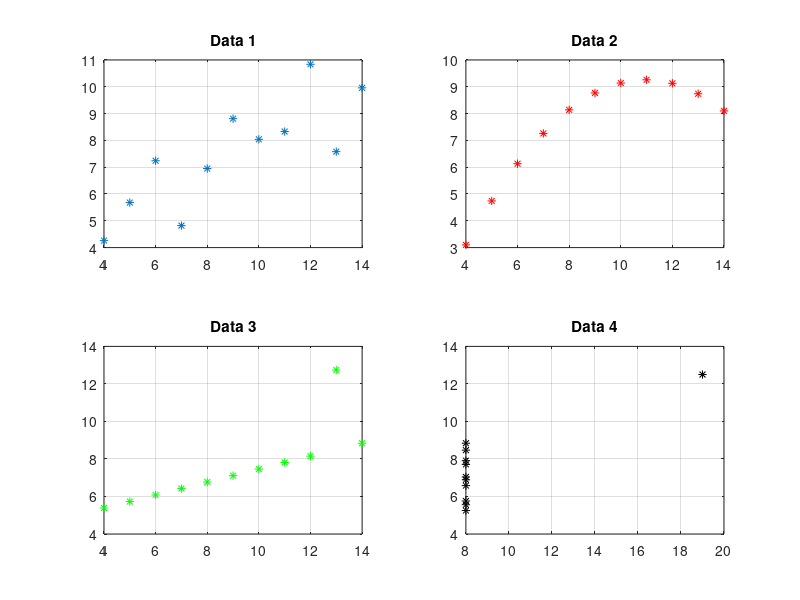
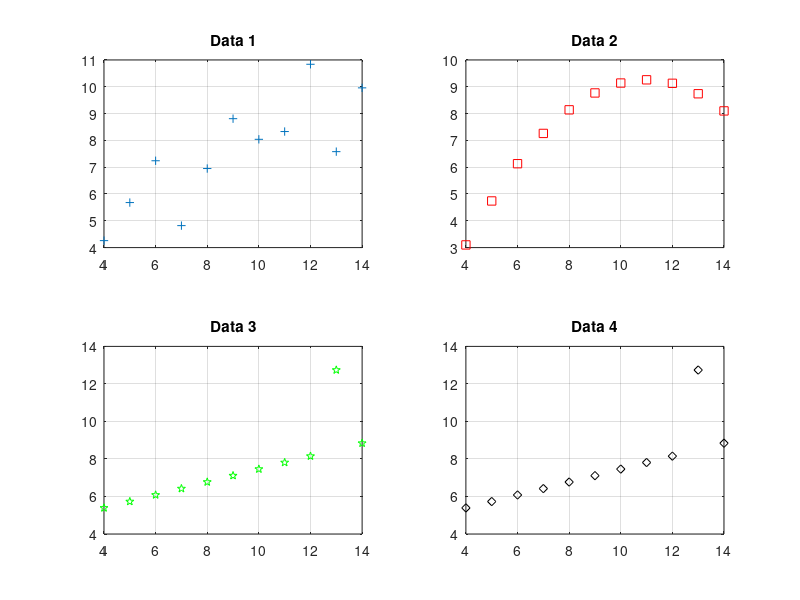

Write the MATLAB code that produced these figures, in order.
%Tunnuslukujen laskeminen


%Aloitetaan puhtaalta pöydältä ja tehdään alustukset

clear %poistetaan muuttujat muistista
close all %suljetaan avoinna olevat piirtoikkunat

%Ladataan tiedosto data_whole.mat. Tallentuu muuttujaan "data_whole"
load data_whole.mat;

%Tutkitaan taulukon sisältöä
disp (data_whole)

%Lasketaan tunnusluvut (summa, keskiarvo, std, ja var) sek� sijoitetaan ne taulukkoon
%Taulukon ylimmälle riville summa, seuraavalle, KA, sitten STD ja viimeiseksi VAR
%Koska tunnusluvut lasketaan sarakkeittain (8 kpl), tarvitaan tunnusluvuille 4x8 kokoinen taulukko


%Alustetaan taulukko nollilla tunnusluvuille
Tunnusluvut=zeros(4,8);

Tunnusluvut(1,:)=sum(data_whole); %Laskee summat sarakkeittain ja sijoittaa taulukon 1.riville
Tunnusluvut(2,:)=mean(data_whole); %Laskee KA:t sarakkeittain ja sijoittaa taulukon 2.riville
Tunnusluvut(3,:)=std(data_whole); %Laskee STD:t sarakkeittain ja sijoittaa taulukon 3.riville
Tunnusluvut(4,:)=var(data_whole); %Laskee VAR sarakkeittain ja sijoittaa taulukon 4.riville

%Tutustutaan taulukon sisältöön
disp(Tunnusluvut)


%Esitetään datasetit (X1, Y1),(X2, Y2), (X3, Y3), (X4,Y4)
%Alla visualisointi on suoritettu kokonaiselle datasetille
figure;
subplot(2,2,1)
plot(data_whole(:,1),data_whole(:,5),'*')
title('Data 1')
grid on

subplot(2,2,2)
plot(data_whole(:,2),data_whole(:,6),'*r')
title('Data 2')
grid on

subplot(2,2,3)
plot(data_whole(:,3),data_whole(:,7),'*g')
title('Data 3')
grid on

subplot(2,2,4)
plot(data_whole(:,4),data_whole(:,8),'*k')
title('Data 4')
grid on


waitforbuttonpress

%Suoritetaan käsittely myös pilkotuille dataseteille
%Tehdään siis uudestaan sama operaatio kuin yllä

%Ladataan yksittäiset datasetit
load data_1.mat
load data_2.mat
load data_3.mat
load data_4.mat

%Visualisoidaan datasetit käyttäen erilaisia värejä ja markkereita
%https://octave.sourceforge.io/octave/function/plot.html
figure;
subplot(2,2,1)
plot(data_1(:,1),data_1(:,2),'+')
title('Data 1')
grid on

subplot(2,2,2)
plot(data_2(:,1),data_2(:,2),'sr')
title('Data 2')
grid on

subplot(2,2,3)
plot(data_3(:,1),data_3(:,2),'pg')
title('Data 3')
grid on

subplot(2,2,4)
plot(data_3(:,1),data_3(:,2),'dk')
title('Data 4')
grid on


